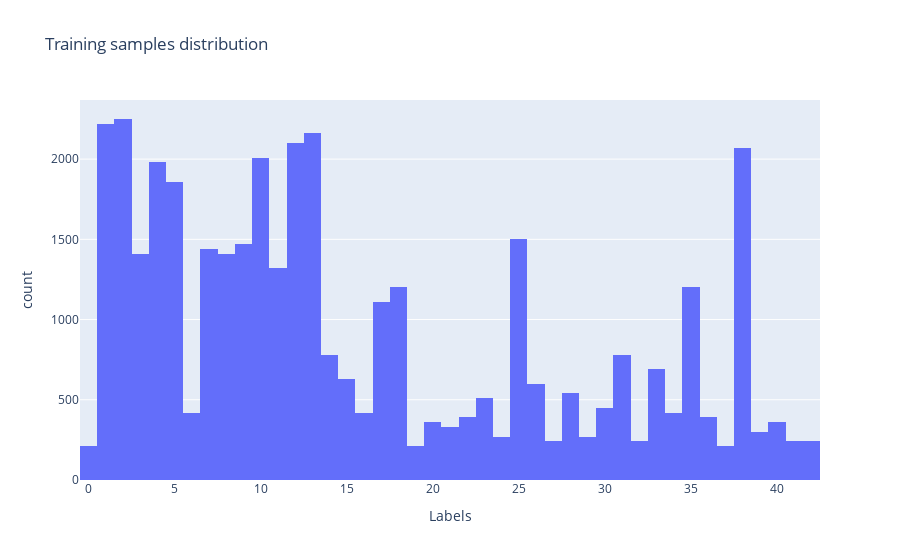
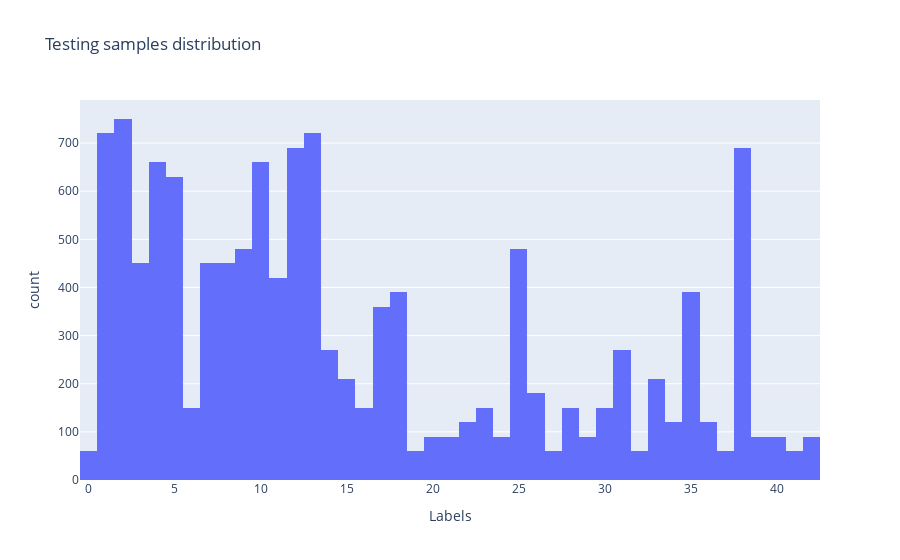

The code cell stored with these charts, in order, in its notebook:
### Markdown cell above
# Data Preprocessing

### Code cell
def plot_distrib(data_path: str, title: str):
    # Load data from the .npy file
    data = np.load(data_path)
    
    # Convert the numpy array to a pandas DataFrame
    df = pd.DataFrame(data, columns=['Labels'])
    
    # Plot the distribution using Plotly Express
    fig = px.histogram(df, x='Labels', title=title)
    fig.show()

# Plot distribution for train labels
plot_distrib(data_path='cache/train_labels.npy', title="Training samples distribution")

# Plot distribution for test labels
plot_distrib(data_path='cache/test_labels.npy', title="Testing samples distribution")

### Figure 1 — Plotly figure (JSON) as saved in the notebook; plotly's stock layout.template omitted (floating-point values rounded to 4 significant figures; data arrays with more than 128 entries replaced by an {"elided": "..."} marker saying what was removed)
{"data": [{"alignmentgroup": "True", "bingroup": "x", "hovertemplate": "Labels=%{x}<br>count=%{y}<extra></extra>", "legendgroup": "", "marker": {"color": "#636efa", "pattern": {"shape": ""}}, "name": "", "offsetgroup": "", "orientation": "v", "showlegend": false, "type": "histogram", "x": {"elided": "39209 int values"}, "xaxis": "x", "yaxis": "y"}], "layout": {"barmode": "relative", "legend": {"tracegroupgap": 0}, "title": {"text": "Training samples distribution"}, "xaxis": {"anchor": "y", "domain": [0, 1], "title": {"text": "Labels"}}, "yaxis": {"anchor": "x", "domain": [0, 1], "title": {"text": "count"}}}}

### Figure 2 — Plotly figure (JSON) as saved in the notebook; plotly's stock layout.template omitted (floating-point values rounded to 4 significant figures; data arrays with more than 128 entries replaced by an {"elided": "..."} marker saying what was removed)
{"data": [{"alignmentgroup": "True", "bingroup": "x", "hovertemplate": "Labels=%{x}<br>count=%{y}<extra></extra>", "legendgroup": "", "marker": {"color": "#636efa", "pattern": {"shape": ""}}, "name": "", "offsetgroup": "", "orientation": "v", "showlegend": false, "type": "histogram", "x": {"elided": "12630 int values"}, "xaxis": "x", "yaxis": "y"}], "layout": {"barmode": "relative", "legend": {"tracegroupgap": 0}, "title": {"text": "Testing samples distribution"}, "xaxis": {"anchor": "y", "domain": [0, 1], "title": {"text": "Labels"}}, "yaxis": {"anchor": "x", "domain": [0, 1], "title": {"text": "count"}}}}
